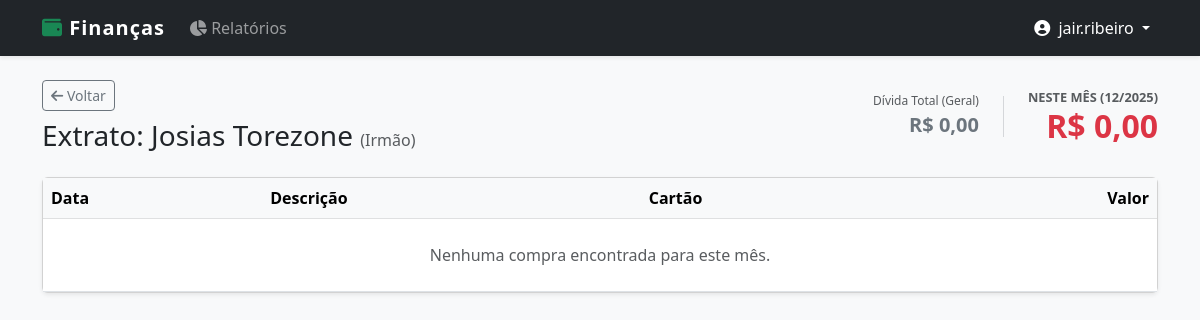
Before: /terceiros/13/ (signed in) with the older database file.
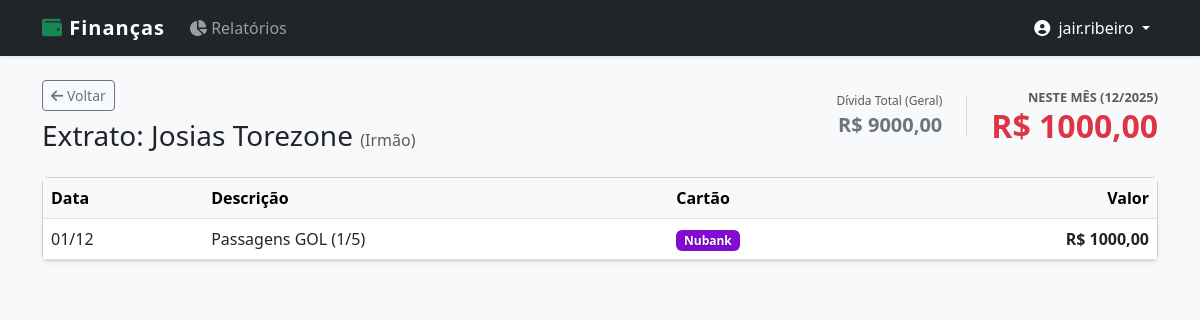
After: the same page with the newer database file.
### core/models.py (models this page shows, shortened)
class CompraCartao(models.Model):
    cartao = models.ForeignKey(CartaoCredito, on_delete=models.CASCADE)
    descricao = models.CharField(max_length=100)
    valor = models.DecimalField(max_digits=10, decimal_places=2)
    data_compra = models.DateField(default=date.today)
    is_parcelado = models.BooleanField(default=False, verbose_name="É parcelado?")
    qtd_parcelas = models.IntegerField(default=1, verbose_name="Qtd Parcelas")
    is_terceiro = models.BooleanField(default=False, verbose_name="É compra de terceiro?")
    terceiro = models.ForeignKey(Terceiro, on_delete=models.SET_NULL, null=True, blank=True, verbose_name="Pessoa")

class CartaoCredito(models.Model):
    CORES_CHOICES = (
        ('#820AD1', 'Roxo (Nubank)'),
        ('#FF8700', 'Laranja (Itaú)'),
        ('#CC092F', 'Vermelho (Bradesco/Santander)'),
        ('#FFD700', 'Dourado/Amarelo (Inter)'),
        ('#005CAA', 'Azul (Caixa/Azul)'),
        ('#000000', 'Preto (Black/C6)'),
        ('#28a745', 'Verde (Padrão)'),
        ('#6c757d', 'Cinza (Outros)'),
    )
    usuario = models.ForeignKey(User, on_delete=models.CASCADE)
    nome = models.CharField(max_length=50) # Ex: Nubank
    ultimos_digitos = models.CharField(max_length=4) # Ex: 1234
    cor = models.CharField(max_length=7, choices=CORES_CHOICES, default='#28a745')

### core/views.py (the view)
# urls.py: path('terceiros/<int:terceiro_id>/', views.detalhe_terceiro, name='detalhe_terceiro'),
@login_required
def detalhe_terceiro(request, terceiro_id):
    try:
        mes = int(request.GET.get('mes', date.today().month))
        ano = int(request.GET.get('ano', date.today().year))
    except:
        mes = date.today().month
        ano = date.today().year
    pessoa = get_object_or_404(Terceiro, id=terceiro_id, usuario=request.user)
    compras_mes = CompraCartao.objects.filter(
        cartao__usuario=request.user,
        is_terceiro=True,
        terceiro__id=terceiro_id,
        data_compra__month=mes,
        data_compra__year=ano
    ).order_by('-data_compra')
    total_mes = compras_mes.aggregate(Sum('valor'))['valor__sum'] or 0
    total_geral = CompraCartao.objects.filter(
        cartao__usuario=request.user,
        is_terceiro=True,
        terceiro__id=terceiro_id
    ).aggregate(Sum('valor'))['valor__sum'] or 0
    return render(request, 'core/terceiros_detalhe.html', {
        'nome': pessoa.nome,
        'relacionamento': pessoa.relacionamento, # Passando relacionamento se quiser exibir
        'compras': compras_mes,
        'total': total_mes,          # Total só deste mês
        'total_geral': total_geral,  # Total acumulado da vida toda
        'mes': mes,
        'ano': ano
    })

### core/templates/core/terceiros_detalhe.html (shortened to what this page needs)
{% extends 'core/base.html' %}
{% block content %}
<div class="d-flex justify-content-between align-items-center mb-4">
    <div>
        <a href="{% url 'dash_terceiros' %}?mes={{ mes }}&ano={{ ano }}" class="btn btn-sm btn-outline-secondary mb-2">
            <i class="fas fa-arrow-left"></i> Voltar
        </a>
        <h3 class="mb-0">
            Extrato: {{ nome }}
            {% if relacionamento %}
                <small class="text-muted fs-6">({{ relacionamento }})</small>
            {% endif %}
        </h3>
    </div>
    <div class="text-end d-flex gap-4 align-items-center">
        <div class="text-end">
            <small class="text-muted d-block" style="font-size: 0.75rem;">Dívida Total (Geral)</small>
            <span class="fs-5 fw-bold text-secondary">R$ {{ total_geral|floatformat:2 }}</span>
        </div>
        <div class="text-end">
            <small class="text-muted d-block fw-bold text-uppercase" style="font-size: 0.8rem;">
                Neste Mês ({{ mes }}/{{ ano }})
            </small>
            <h2 class="text-danger fw-bold mb-0">R$ {{ total|floatformat:2 }}</h2>
        </div>
    </div>
</div>
<div class="card shadow-sm">
    <div class="table-responsive">
        <table class="table table-hover align-middle mb-0">
            <thead class="table-light">
                <tr>
                    <th>Data</th>
                    <th>Descrição</th>
                    <th>Cartão</th>
                    <th class="text-end">Valor</th>
                </tr>
            </thead>
            <tbody>
                {% for item in compras %}
                <tr>
                    <td>{{ item.data_compra|date:"d/m" }}</td>
                    <td>{{ item.descricao }}</td>
                    <td>
                        <span class="badge" style="background-color: {{ item.cartao.cor }}; text-shadow: 0 1px 2px rgba(0,0,0,0.3);">
                            {{ item.cartao.nome }}
                        </span>
                    </td>
                    <td class="text-end fw-bold">R$ {{ item.valor|floatformat:2 }}</td>
                </tr>
                {% empty %}
                <tr>
                    <td colspan="4" class="text-center py-4 text-muted">
                        Nenhuma compra encontrada para este mês.
                    </td>
                </tr>
                {% endfor %}
            </tbody>
        </table>
    </div>
</div>
{% endblock %}

Changed rows visible on the page:
added CompraCartao: data_compra "01/12", descricao "Passagens GOL (1/5)", cartao.nome "Nubank", valor "1000,00"
Other visible differences:
{{ total_geral|floatformat:2 }}: "0,00" → "9000,00"
{{ total|floatformat:2 }}: "0,00" → "1000,00"
text no longer shown: "Nenhuma compra encontrada para este mês."
